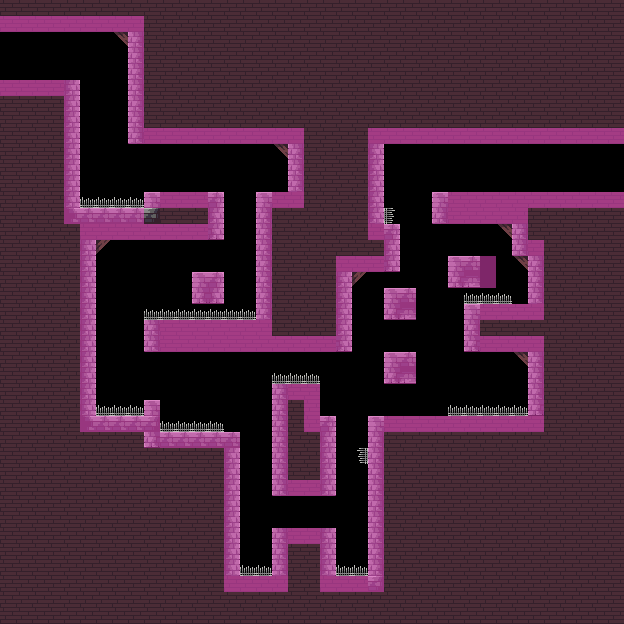

This is a level from a 2D game, rendered from its Tiled map with the project's own tilesets. A one-line summary and the map file follow, with tile-layer data summarised:
An orthogonal 39x39 tile map with 16x16 px tiles, 2 tile layers (ground, colliders), 2 tilesets and 5 objects (2x enemy, objectivePoint, box, spawnPoint).

<map version="1.4" tiledversion="1.4.2" orientation="orthogonal" renderorder="right-down" width="39" height="39" tilewidth="16" tileheight="16" infinite="0" nextlayerid="4" nextobjectid="6">
 <editorsettings>
  <export target="../public/assets/levels/cave_level_03.json" format="json" />
 </editorsettings>
 <tileset firstgid="1" name="ground" tilewidth="16" tileheight="16" tilecount="322" columns="23">
  <image source="../public/assets/levels/ground.png" trans="000000" width="368" height="224" />
  <tile id="143">
   <properties>
    <property name="name" value="spike" />
   </properties>
  </tile>
  <tile id="165">
   <properties>
    <property name="name" value="spike" />
   </properties>
  </tile>
  <tile id="167">
   <properties>
    <property name="name" value="spike" />
   </properties>
  </tile>
  <tile id="189">
   <properties>
    <property name="name" value="spike" />
   </properties>
  </tile>
 </tileset>
 <tileset firstgid="323" name="utils" tilewidth="16" tileheight="16" tilecount="3" columns="3">
  <image source="utils.png" trans="000000" width="48" height="16" />
  <tile id="0">
   <properties>
    <property name="collides" type="bool" value="true" />
   </properties>
  </tile>
 </tileset>
 <layer id="1" name="ground" width="39" height="39">
  <data>[1521 cells, 1168 non-empty, 19 distinct tile ids]</data>
 </layer>
 <layer id="3" name="colliders" width="39" height="39" opacity="0.5">
  <data>[1521 cells, 266 non-empty, 1 distinct tile ids]</data>
 </layer>
 <objectgroup id="2" name="objects">
  <object id="1" name="objectivePoint" x="601.333" y="181.333" rotation="180">
   <point />
  </object>
  <object id="2" name="box" x="58.3183" y="67.2288">
   <properties>
    <property name="mass" type="float" value="1" />
   </properties>
   <point />
  </object>
  <object id="3" name="enemy" gid="325" x="528" y="288" width="16" height="16" rotation="180" />
  <object id="4" name="enemy" gid="325" x="287.333" y="175" width="16" height="16" rotation="180" />
  <object id="5" name="spawnPoint" x="20.0781" y="67.8832">
   <point />
  </object>
 </objectgroup>
</map>
